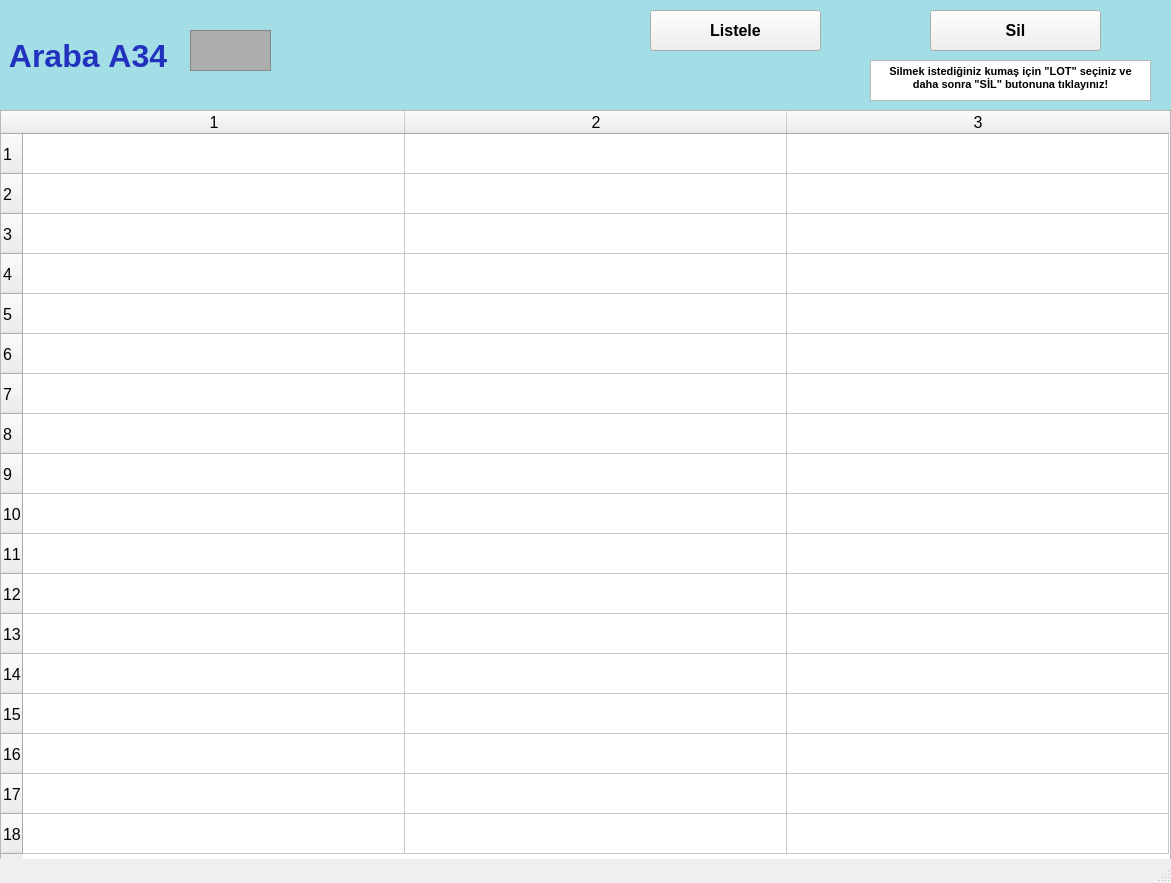
<?xml version="1.0" encoding="UTF-8"?>
<ui version="4.0">
 <class>arabalarA34_ekran</class>
 <widget class="QMainWindow" name="arabalarA34_ekran">
  <property name="geometry">
   <rect>
    <x>0</x>
    <y>0</y>
    <width>1171</width>
    <height>883</height>
   </rect>
  </property>
  <property name="font">
   <font>
    <pointsize>12</pointsize>
    <weight>50</weight>
    <bold>false</bold>
    <kerning>false</kerning>
   </font>
  </property>
  <property name="windowTitle">
   <string/>
  </property>
  <widget class="QWidget" name="centralwidget">
   <widget class="QLabel" name="arabaA1yazi_lbl">
    <property name="geometry">
     <rect>
      <x>0</x>
      <y>0</y>
      <width>1171</width>
      <height>111</height>
     </rect>
    </property>
    <property name="font">
     <font>
      <pointsize>24</pointsize>
      <weight>75</weight>
      <bold>true</bold>
     </font>
    </property>
    <property name="styleSheet">
     <string notr="true">background-color: rgb(163, 221, 229);
color: rgb(34, 50, 190);</string>
    </property>
    <property name="text">
     <string> Araba A34</string>
    </property>
   </widget>
   <widget class="QFrame" name="arabaA1_img">
    <property name="geometry">
     <rect>
      <x>190</x>
      <y>30</y>
      <width>81</width>
      <height>41</height>
     </rect>
    </property>
    <property name="styleSheet">
     <string notr="true">background-color: rgb(173, 173, 173);</string>
    </property>
    <property name="frameShape">
     <enum>QFrame::StyledPanel</enum>
    </property>
    <property name="frameShadow">
     <enum>QFrame::Raised</enum>
    </property>
   </widget>
   <widget class="QPushButton" name="listele34_btn">
    <property name="geometry">
     <rect>
      <x>650</x>
      <y>10</y>
      <width>171</width>
      <height>41</height>
     </rect>
    </property>
    <property name="font">
     <font>
      <pointsize>12</pointsize>
      <weight>75</weight>
      <bold>true</bold>
     </font>
    </property>
    <property name="text">
     <string>Listele</string>
    </property>
   </widget>
   <widget class="QTableWidget" name="A34_tw">
    <property name="geometry">
     <rect>
      <x>0</x>
      <y>110</y>
      <width>1171</width>
      <height>751</height>
     </rect>
    </property>
    <property name="baseSize">
     <size>
      <width>0</width>
      <height>0</height>
     </size>
    </property>
    <property name="rowCount">
     <number>18</number>
    </property>
    <property name="columnCount">
     <number>3</number>
    </property>
    <attribute name="horizontalHeaderVisible">
     <bool>true</bool>
    </attribute>
    <attribute name="horizontalHeaderCascadingSectionResizes">
     <bool>false</bool>
    </attribute>
    <attribute name="horizontalHeaderDefaultSectionSize">
     <number>382</number>
    </attribute>
    <attribute name="horizontalHeaderMinimumSectionSize">
     <number>38</number>
    </attribute>
    <attribute name="verticalHeaderDefaultSectionSize">
     <number>40</number>
    </attribute>
    <attribute name="verticalHeaderMinimumSectionSize">
     <number>23</number>
    </attribute>
    <row/>
    <row/>
    <row/>
    <row/>
    <row/>
    <row/>
    <row/>
    <row/>
    <row/>
    <row/>
    <row/>
    <row/>
    <row/>
    <row/>
    <row/>
    <row/>
    <row/>
    <row/>
    <column/>
    <column/>
    <column/>
   </widget>
   <widget class="QPushButton" name="sil34_btn">
    <property name="geometry">
     <rect>
      <x>930</x>
      <y>10</y>
      <width>171</width>
      <height>41</height>
     </rect>
    </property>
    <property name="font">
     <font>
      <pointsize>12</pointsize>
      <weight>75</weight>
      <bold>true</bold>
     </font>
    </property>
    <property name="text">
     <string>Sil</string>
    </property>
   </widget>
   <widget class="QTextBrowser" name="textBrowser">
    <property name="geometry">
     <rect>
      <x>870</x>
      <y>60</y>
      <width>281</width>
      <height>41</height>
     </rect>
    </property>
    <property name="html">
     <string>&lt;!DOCTYPE HTML PUBLIC &quot;-//W3C//DTD HTML 4.0//EN&quot; &quot;http://www.w3.org/TR/REC-html40/strict.dtd&quot;&gt;
&lt;html&gt;&lt;head&gt;&lt;meta name=&quot;qrichtext&quot; content=&quot;1&quot; /&gt;&lt;style type=&quot;text/css&quot;&gt;
p, li { white-space: pre-wrap; }
&lt;/style&gt;&lt;/head&gt;&lt;body style=&quot; font-family:'MS Shell Dlg 2'; font-size:12pt; font-weight:400; font-style:normal;&quot;&gt;
&lt;p align=&quot;center&quot; style=&quot; margin-top:0px; margin-bottom:0px; margin-left:0px; margin-right:0px; -qt-block-indent:0; text-indent:0px;&quot;&gt;&lt;span style=&quot; font-size:8pt; font-weight:600;&quot;&gt;Silmek istediğiniz kumaş için &amp;quot;LOT&amp;quot; seçiniz ve daha sonra &amp;quot;SİL&amp;quot; butonuna tıklayınız!&lt;/span&gt;&lt;/p&gt;&lt;/body&gt;&lt;/html&gt;</string>
    </property>
   </widget>
  </widget>
  <widget class="QStatusBar" name="statusbar"/>
 </widget>
 <resources/>
 <connections/>
</ui>
